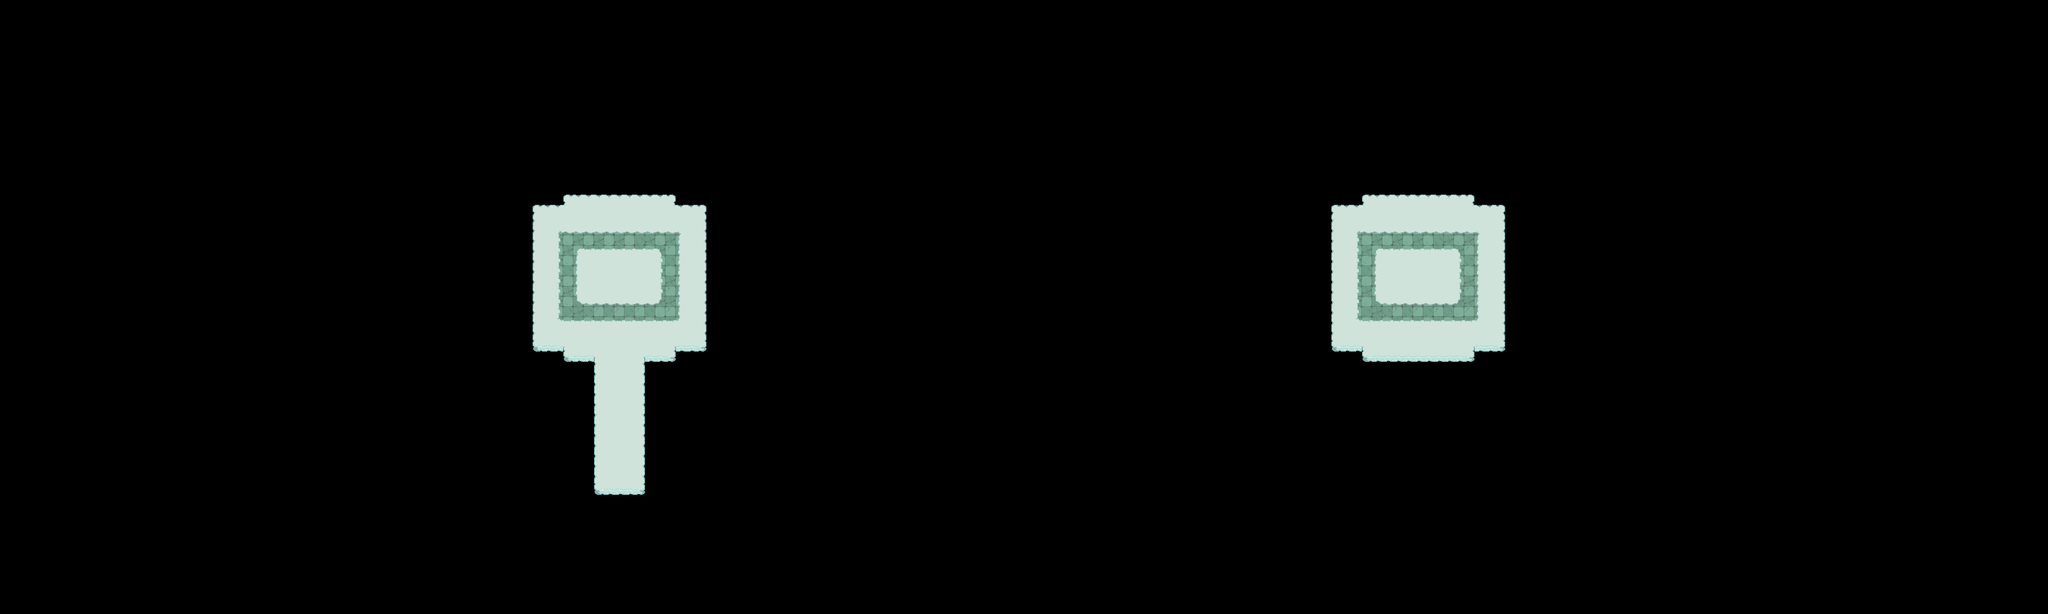

Tiled map render using the project's own tile images. Description and the map definition, with tile-layer contents summarised, below:
An orthogonal 200x60 tile map with 16x16 px tiles, 6 tile layers (Base, Environment, Platform, Medium, ...), 1 hidden layer not drawn, 4 tilesets and 23 objects (2x electraBoss, 2x ^^ THIS IS A CHEST OBJECT, electraStart).

<map version="1.10" tiledversion="1.10.1" orientation="orthogonal" renderorder="right-down" width="200" height="60" tilewidth="16" tileheight="16" infinite="0" nextlayerid="23" nextobjectid="1315">
 <editorsettings>
  <export target="d_cloud_boss.lua" format="lua" />
 </editorsettings>
 <properties>
  <property name="background" value="cloudBoss1" />
  <property name="dark" type="int" value="0" />
  <property name="defaultX" type="int" value="970" />
  <property name="defaultY" type="int" value="730" />
  <property name="isSky" type="bool" value="true" />
  <property name="shader" value="mixer" />
  <property name="shaderVal" type="int" value="1" />
  <property name="spoofRateX" type="int" value="10" />
  <property name="weather" value="none" />
 </properties>
 <tileset firstgid="1" name="cave" tilewidth="16" tileheight="16" tilecount="160" columns="16">
  <image source="../_tilesets/cave.png" width="256" height="160" />
  <tile id="127">
   <animation>
    <frame tileid="127" duration="100" />
   </animation>
  </tile>
  <tile id="143">
   <animation>
    <frame tileid="143" duration="100" />
   </animation>
  </tile>
  <tile id="159">
   <animation>
    <frame tileid="159" duration="100" />
   </animation>
  </tile>
 </tileset>
 <tileset firstgid="161" name="water" tilewidth="16" tileheight="16" tilecount="1296" columns="24">
  <image source="../_tilesets/water.png" width="384" height="864" />
  <tile id="0">
   <animation>
    <frame tileid="0" duration="350" />
    <frame tileid="3" duration="350" />
    <frame tileid="6" duration="350" />
    <frame tileid="9" duration="350" />
   </animation>
  </tile>
  <tile id="1">
   <animation>
    <frame tileid="1" duration="350" />
    <frame tileid="4" duration="350" />
    <frame tileid="7" duration="350" />
    <frame tileid="10" duration="350" />
   </animation>
  </tile>
  <tile id="2">
   <animation>
    <frame tileid="2" duration="350" />
    <frame tileid="5" duration="350" />
    <frame tileid="8" duration="350" />
    <frame tileid="11" duration="350" />
   </animation>
  </tile>
  <tile id="12">
   <animation>
    <frame tileid="12" duration="350" />
    <frame tileid="15" duration="350" />
    <frame tileid="18" duration="350" />
    <frame tileid="21" duration="350" />
   </animation>
  </tile>
  <tile id="13">
   <animation>
    <frame tileid="13" duration="350" />
    <frame tileid="16" duration="350" />
    <frame tileid="19" duration="350" />
    <frame tileid="22" duration="350" />
   </animation>
  </tile>
  <tile id="14">
   <animation>
    <frame tileid="14" duration="350" />
    <frame tileid="17" duration="350" />
    <frame tileid="20" duration="350" />
    <frame tileid="23" duration="350" />
   </animation>
  </tile>
  <tile id="24">
   <animation>
    <frame tileid="24" duration="350" />
    <frame tileid="27" duration="350" />
    <frame tileid="30" duration="350" />
    <frame tileid="33" duration="350" />
   </animation>
  </tile>
  <tile id="26">
   <animation>
    <frame tileid="26" duration="350" />
    <frame tileid="29" duration="350" />
    <frame tileid="32" duration="350" />
    <frame tileid="35" duration="350" />
   </animation>
  </tile>
  <tile id="37">
   <animation>
    <frame tileid="37" duration="350" />
    <frame tileid="40" duration="350" />
    <frame tileid="43" duration="350" />
    <frame tileid="46" duration="350" />
   </animation>
  </tile>
  <tile id="38">
   <animation>
    <frame tileid="38" duration="350" />
    <frame tileid="41" duration="350" />
    <frame tileid="44" duration="350" />
    <frame tileid="47" duration="350" />
   </animation>
  </tile>
  <tile id="48">
   <animation>
    <frame tileid="48" duration="350" />
    <frame tileid="51" duration="350" />
    <frame tileid="54" duration="350" />
    <frame tileid="57" duration="350" />
   </animation>
  </tile>
  <tile id="49">
   <animation>
    <frame tileid="49" duration="350" />
    <frame tileid="52" duration="350" />
    <frame tileid="55" duration="350" />
    <frame tileid="58" duration="350" />
   </animation>
  </tile>
  <tile id="50">
   <animation>
    <frame tileid="50" duration="350" />
    <frame tileid="53" duration="350" />
    <frame tileid="56" duration="350" />
    <frame tileid="59" duration="350" />
   </animation>
  </tile>
  <tile id="61">
   <animation>
    <frame tileid="61" duration="350" />
    <frame tileid="64" duration="350" />
    <frame tileid="67" duration="350" />
    <frame tileid="70" duration="350" />
   </animation>
  </tile>
  <tile id="62">
   <animation>
    <frame tileid="62" duration="350" />
    <frame tileid="65" duration="350" />
    <frame tileid="68" duration="350" />
    <frame tileid="71" duration="350" />
   </animation>
  </tile>
  <tile id="72">
   <animation>
    <frame tileid="72" duration="350" />
    <frame tileid="74" duration="350" />
    <frame tileid="76" duration="350" />
    <frame tileid="78" duration="350" />
   </animation>
  </tile>
  <tile id="73">
   <animation>
    <frame tileid="73" duration="350" />
    <frame tileid="75" duration="350" />
    <frame tileid="77" duration="350" />
    <frame tileid="79" duration="350" />
   </animation>
  </tile>
  <tile id="85">
   <animation>
    <frame tileid="85" duration="350" />
    <frame tileid="88" duration="350" />
    <frame tileid="91" duration="350" />
    <frame tileid="94" duration="350" />
   </animation>
  </tile>
  <tile id="86">
   <animation>
    <frame tileid="86" duration="350" />
    <frame tileid="89" duration="350" />
    <frame tileid="92" duration="350" />
    <frame tileid="95" duration="350" />
   </animation>
  </tile>
  <tile id="96">
   <animation>
    <frame tileid="96" duration="350" />
    <frame tileid="98" duration="350" />
    <frame tileid="100" duration="350" />
    <frame tileid="102" duration="350" />
   </animation>
  </tile>
  <tile id="97">
   <animation>
    <frame tileid="97" duration="350" />
    <frame tileid="99" duration="350" />
    <frame tileid="101" duration="350" />
    <frame tileid="103" duration="350" />
   </animation>
  </tile>
  <tile id="144">
   <animation>
    <frame tileid="144" duration="350" />
    <frame tileid="147" duration="350" />
    <frame tileid="150" duration="350" />
    <frame tileid="153" duration="350" />
   </animation>
  </tile>
  <tile id="146">
   <animation>
    <frame tileid="146" duration="350" />
    <frame tileid="149" duration="350" />
    <frame tileid="152" duration="350" />
    <frame tileid="155" duration="350" />
   </animation>
  </tile>
  <tile id="156">
   <animation>
    <frame tileid="156" duration="350" />
    <frame tileid="159" duration="350" />
    <frame tileid="162" duration="350" />
    <frame tileid="165" duration="350" />
   </animation>
  </tile>
  <tile id="158">
   <animation>
    <frame tileid="158" duration="350" />
    <frame tileid="161" duration="350" />
    <frame tileid="164" duration="350" />
    <frame tileid="167" duration="350" />
   </animation>
  </tile>
  <tile id="168">
   <animation>
    <frame tileid="168" duration="350" />
    <frame tileid="171" duration="350" />
    <frame tileid="174" duration="350" />
    <frame tileid="177" duration="350" />
   </animation>
  </tile>
  <tile id="170">
   <animation>
    <frame tileid="170" duration="350" />
    <frame tileid="173" duration="350" />
    <frame tileid="176" duration="350" />
    <frame tileid="179" duration="350" />
   </animation>
  </tile>
  <tile id="180">
   <animation>
    <frame tileid="180" duration="350" />
    <frame tileid="183" duration="350" />
    <frame tileid="186" duration="350" />
    <frame tileid="189" duration="350" />
   </animation>
  </tile>
  <tile id="182">
   <animation>
    <frame tileid="182" duration="350" />
    <frame tileid="185" duration="350" />
    <frame tileid="188" duration="350" />
    <frame tileid="191" duration="350" />
   </animation>
  </tile>
  <tile id="192">
   <animation>
    <frame tileid="192" duration="350" />
    <frame tileid="195" duration="350" />
    <frame tileid="198" duration="350" />
    <frame tileid="201" duration="350" />
   </animation>
  </tile>
  <tile id="193">
   <animation>
    <frame tileid="193" duration="350" />
    <frame tileid="196" duration="350" />
    <frame tileid="199" duration="350" />
    <frame tileid="202" duration="350" />
   </animation>
  </tile>
  <tile id="194">
   <animation>
    <frame tileid="194" duration="350" />
    <frame tileid="197" duration="350" />
    <frame tileid="200" duration="350" />
    <frame tileid="203" duration="350" />
   </animation>
  </tile>
  <tile id="204">
   <animation>
    <frame tileid="204" duration="350" />
    <frame tileid="207" duration="350" />
    <frame tileid="210" duration="350" />
    <frame tileid="213" duration="350" />
   </animation>
  </tile>
  <tile id="205">
   <animation>
    <frame tileid="205" duration="350" />
    <frame tileid="208" duration="350" />
    <frame tileid="211" duration="350" />
    <frame tileid="214" duration="350" />
   </animation>
  </tile>
  <tile id="206">
   <animation>
    <frame tileid="206" duration="350" />
    <frame tileid="209" duration="350" />
    <frame tileid="212" duration="350" />
    <frame tileid="215" duration="350" />
   </animation>
  </tile>
  <tile id="216">
   <animation>
    <frame tileid="216" duration="350" />
    <frame tileid="218" duration="350" />
    <frame tileid="220" duration="350" />
    <frame tileid="222" duration="350" />
   </animation>
  </tile>
  <tile id="217">
   <animation>
    <frame tileid="217" duration="350" />
    <frame tileid="219" duration="350" />
    <frame tileid="221" duration="350" />
    <frame tileid="223" duration="350" />
   </animation>
  </tile>
  <tile id="228">
   <animation>
    <frame tileid="228" duration="350" />
    <frame tileid="230" duration="350" />
    <frame tileid="232" duration="350" />
    <frame tileid="234" duration="350" />
   </animation>
  </tile>
  <tile id="229">
   <animation>
    <frame tileid="229" duration="350" />
    <frame tileid="231" duration="350" />
    <frame tileid="233" duration="350" />
    <frame tileid="235" duration="350" />
   </animation>
  </tile>
  <tile id="240">
   <animation>
    <frame tileid="240" duration="350" />
    <frame tileid="242" duration="350" />
    <frame tileid="244" duration="350" />
    <frame tileid="246" duration="350" />
   </animation>
  </tile>
  <tile id="241">
   <animation>
    <frame tileid="241" duration="350" />
    <frame tileid="243" duration="350" />
    <frame tileid="245" duration="350" />
    <frame tileid="247" duration="350" />
   </animation>
  </tile>
  <tile id="252">
   <animation>
    <frame tileid="252" duration="350" />
    <frame tileid="254" duration="350" />
    <frame tileid="256" duration="350" />
    <frame tileid="258" duration="350" />
   </animation>
  </tile>
  <tile id="253">
   <animation>
    <frame tileid="253" duration="350" />
    <frame tileid="255" duration="350" />
    <frame tileid="257" duration="350" />
    <frame tileid="259" duration="350" />
   </animation>
  </tile>
  <tile id="876">
   <animation>
    <frame tileid="876" duration="300" />
    <frame tileid="877" duration="300" />
    <frame tileid="878" duration="300" />
    <frame tileid="879" duration="300" />
   </animation>
  </tile>
  <tile id="1008">
   <animation>
    <frame tileid="1008" duration="350" />
    <frame tileid="1011" duration="350" />
    <frame tileid="1014" duration="350" />
    <frame tileid="1017" duration="350" />
   </animation>
  </tile>
  <tile id="1009">
   <animation>
    <frame tileid="1009" duration="350" />
    <frame tileid="1012" duration="350" />
    <frame tileid="1015" duration="350" />
    <frame tileid="1018" duration="350" />
   </animation>
  </tile>
  <tile id="1010">
   <animation>
    <frame tileid="1010" duration="350" />
    <frame tileid="1013" duration="350" />
    <frame tileid="1016" duration="350" />
    <frame tileid="1019" duration="350" />
   </animation>
  </tile>
  <tile id="1032">
   <animation>
    <frame tileid="1032" duration="350" />
    <frame tileid="1035" duration="350" />
    <frame tileid="1038" duration="350" />
    <frame tileid="1041" duration="350" />
   </animation>
  </tile>
  <tile id="1034">
   <animation>
    <frame tileid="1034" duration="350" />
    <frame tileid="1037" duration="350" />
    <frame tileid="1040" duration="350" />
    <frame tileid="1043" duration="350" />
   </animation>
  </tile>
  <tile id="1056">
   <animation>
    <frame tileid="1056" duration="350" />
    <frame tileid="1059" duration="350" />
    <frame tileid="1062" duration="350" />
    <frame tileid="1065" duration="350" />
   </animation>
  </tile>
  <tile id="1057">
   <animation>
    <frame tileid="1057" duration="350" />
    <frame tileid="1060" duration="350" />
    <frame tileid="1063" duration="350" />
    <frame tileid="1066" duration="350" />
   </animation>
  </tile>
  <tile id="1058">
   <animation>
    <frame tileid="1058" duration="350" />
    <frame tileid="1061" duration="350" />
    <frame tileid="1064" duration="350" />
    <frame tileid="1067" duration="350" />
   </animation>
  </tile>
  <tile id="1080">
   <animation>
    <frame tileid="1080" duration="350" />
    <frame tileid="1082" duration="350" />
    <frame tileid="1084" duration="350" />
    <frame tileid="1086" duration="350" />
   </animation>
  </tile>
  <tile id="1081">
   <animation>
    <frame tileid="1081" duration="350" />
    <frame tileid="1083" duration="350" />
    <frame tileid="1085" duration="350" />
    <frame tileid="1087" duration="350" />
   </animation>
  </tile>
  <tile id="1104">
   <animation>
    <frame tileid="1104" duration="350" />
    <frame tileid="1106" duration="350" />
    <frame tileid="1108" duration="350" />
    <frame tileid="1110" duration="350" />
   </animation>
  </tile>
  <tile id="1105">
   <animation>
    <frame tileid="1105" duration="350" />
    <frame tileid="1107" duration="350" />
    <frame tileid="1109" duration="350" />
    <frame tileid="1111" duration="350" />
   </animation>
  </tile>
 </tileset>
 <tileset firstgid="1457" name="dungeon" tilewidth="16" tileheight="16" tilecount="480" columns="20">
  <image source="../_tilesets/dungeon.png" width="320" height="384" />
 </tileset>
 <tileset firstgid="1937" name="cloud" tilewidth="16" tileheight="16" tilecount="168" columns="14">
  <image source="../_tilesets/cloud_tileset.png" width="224" height="192" />
 </tileset>
 <layer id="1" name="Base" width="200" height="60">
  <data>[12000 cells, 587 non-empty, 20 distinct tile ids]</data>
 </layer>
 <layer id="15" name="Environment" width="200" height="60">
  <data>[12000 cells, 188 non-empty, 14 distinct tile ids]</data>
 </layer>
 <layer id="16" name="Platform" width="200" height="60">
  <data>[12000 cells, 152 non-empty, 16 distinct tile ids]</data>
 </layer>
 <layer id="19" name="Medium" width="200" height="60">
  <data>[12000 cells, 0 non-empty, 0 distinct tile ids]</data>
 </layer>
 <layer id="2" name="Objects" width="200" height="60">
  <data>[12000 cells, 0 non-empty, 0 distinct tile ids]</data>
 </layer>
 <layer id="11" name="Objects2" width="200" height="60">
  <data>[12000 cells, 0 non-empty, 0 distinct tile ids]</data>
 </layer>
 <layer id="4" name="Test" width="200" height="60" visible="0">
  <data>[12000 cells, 0 non-empty, 0 distinct tile ids]</data>
 </layer>
 <objectgroup id="10" name="Water">
  <object id="1281" x="864" y="784" width="192" height="176" />
  <object id="1282" x="1016" y="572" width="48" height="212" />
  <object id="1285" x="1064" y="556" width="48" height="52" />
  <object id="1286" x="1112" y="312" width="56" height="296" />
  <object id="1287" x="1064" y="240" width="104" height="72" />
  <object id="1288" x="872" y="224" width="192" height="72" />
  <object id="1290" x="784" y="224" width="88" height="88" />
  <object id="1292" x="696" y="312" width="128" height="280" />
  <object id="1293" x="824" y="556" width="48" height="64" />
  <object id="1294" x="872" y="572" width="48" height="212" />
  <object id="1296" x="2312" y="556" width="48" height="52" />
  <object id="1297" x="2360" y="312" width="56" height="296" />
  <object id="1298" x="2312" y="240" width="104" height="72" />
  <object id="1299" x="2120" y="224" width="192" height="72" />
  <object id="1300" x="2032" y="224" width="88" height="88" />
  <object id="1301" x="1944" y="312" width="128" height="280" />
  <object id="1302" x="2072" y="556" width="48" height="64" />
  <object id="1303" x="2120" y="572" width="192" height="212" />
 </objectgroup>
 <objectgroup id="3" name="Walls" />
 <objectgroup id="5" name="Loot" />
 <objectgroup id="12" name="Plants" />
 <objectgroup id="18" name="Rocks" />
 <objectgroup id="9" name="Trees" />
 <objectgroup id="8" name="Chests">
  <object id="1313" name="electraBoss" x="968" y="496">
   <properties>
    <property name="alt" type="bool" value="true" />
    <property name="bossCheck" value="electra" />
    <property name="size" value="bigBlue" />
   </properties>
   <point />
  </object>
  <object id="1314" name="electraBoss" x="2216" y="432">
   <properties>
    <property name="bossCheck" value="electra" />
    <property name="size" value="bigBlue" />
   </properties>
   <point />
  </object>
 </objectgroup>
 <objectgroup id="6" name="Enemies">
  <object id="1305" name="electraStart" x="968" y="432">
   <point />
  </object>
 </objectgroup>
 <objectgroup id="14" name="NPC" />
 <objectgroup id="13" name="Portals" />
 <objectgroup id="17" name="Structures">
  <properties>
   <property name="dark" type="bool" value="true" />
  </properties>
 </objectgroup>
 <objectgroup id="7" name="Transitions" />
 <objectgroup id="20" name="Platforms" />
 <objectgroup id="21" name="Challenges" />
 <objectgroup id="22" name="notes">
  <object id="1311" name="^^ THIS IS A CHEST OBJECT" x="2216" y="452">
   <point />
  </object>
  <object id="1312" name="^^ THIS IS A CHEST OBJECT" x="968" y="520">
   <point />
  </object>
 </objectgroup>
</map>
